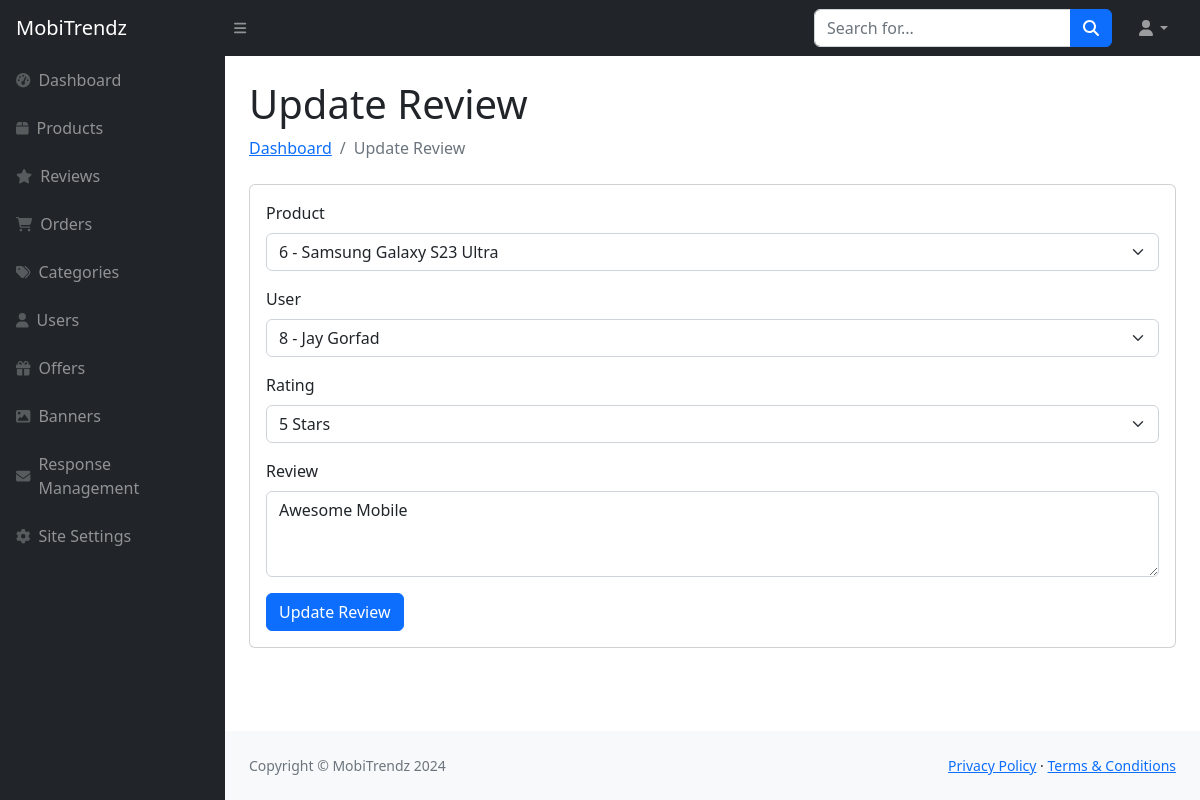
Screenshot of /Admin/update-review.php?review_id=16 with the database file from the repository.
### tables this page shows
CREATE TABLE `review_details_tbl` (
  `Review_Id` int(11) NOT NULL,
  `Reply_To` int(11) DEFAULT NULL,
  `Product_Id` int(11) DEFAULT NULL,
  `User_Id` int(11) NOT NULL,
  `Rating` int(11) DEFAULT NULL,
  `Review` text NOT NULL,
  `Review_Date` datetime NOT NULL
);

CREATE TABLE `product_details_tbl` (
  `Product_Id` int(11) NOT NULL,
  `Category_Id` int(11) NOT NULL,
  `Product_Name` varchar(100) NOT NULL,
  `Description` text NOT NULL,
  `Product_Image` varchar(255) NOT NULL,
  `Sale_Price` decimal(10,2) NOT NULL,
  `Cost_Price` decimal(10,2) NOT NULL,
  `Discount` tinyint(4) NOT NULL,
  `stock` int(11) NOT NULL DEFAULT 0,
  `Display` varchar(200) NOT NULL,
  `Processor` varchar(200) NOT NULL,
  `RAM` varchar(100) NOT NULL,
  `Storage` varchar(100) NOT NULL,
  `Rear_Camera` varchar(100) NOT NULL,
  `Front_Camera` varchar(100) NOT NULL,
  `Battery` varchar(200) NOT NULL,
  `Operating_System` varchar(200) NOT NULL,
  `Color` varchar(100) NOT NULL,
  `is_active` tinyint(4) NOT NULL DEFAULT 1
);

CREATE TABLE `user_details_tbl` (
  `User_Id` int(11) NOT NULL,
  `User_Role_Id` int(11) DEFAULT 0,
  `Name` varchar(50) NOT NULL,
  `Password` varchar(20) NOT NULL,
  `Email` varchar(320) NOT NULL,
  `Mobile_No` varchar(20) NOT NULL,
  `Active_Status` tinyint(4) NOT NULL,
  `Profile_Picture` varchar(255) DEFAULT 'default-img.png'
);

### Admin/update-review.php (the view, shortened to what this page needs)
<?php include("sidebar.php"); ?>
<div id="layoutSidenav_content">
    <div class="container-fluid px-4">
        <h1 class="mt-4">Update Review</h1>
        <ol class="breadcrumb mb-4">
            <li class="breadcrumb-item"><a href="index.php">Dashboard</a></li>
            <li class="breadcrumb-item active">Update Review</li>
        </ol>
        <div class="card">
            <div class="card-body">
                <?php
                $productId = '';
                $userId = '';
                $rating = '';
                $reviewText = '';
                if (isset($_GET['review_id'])) {
                    $reviewId = $_GET['review_id'];
                    $reviewQuery = "SELECT * FROM review_details_tbl WHERE Review_Id = '$reviewId'";
                    $reviewResult = mysqli_query($con, $reviewQuery);
                    if ($review = mysqli_fetch_assoc($reviewResult)) {
                        $productId = $review['Product_Id'];
                        $userId = $review['User_Id'];
                        $rating = $review['Rating'];
                        $reviewText = $review['Review'];
                    } else {
                        echo "<script>alert('Review not found!'); location.href='reviews.php';</script>";
                    }
                } else {
                    echo "<script>alert('No review ID provided!'); location.href='reviews.php';</script>";
                }
                $productQuery = "SELECT Product_Id, Product_Name FROM product_details_tbl WHERE is_active = 1";
                $productResult = mysqli_query($con, $productQuery);
                $userQuery = "SELECT User_Id, Name FROM user_details_tbl WHERE Active_Status = 1";
                $userResult = mysqli_query($con, $userQuery);
                ?>
                <form id="updateReviewForm" action="" method="post" onsubmit="return validateAddReviewForm();">
                    <div class="mb-3">
                        <label for="productid" class="form-label">Product</label>
                        <select id="productid" name="productid" class="form-select">
                            <?php
                            if (mysqli_num_rows($productResult) > 0) {
                                while ($product = mysqli_fetch_assoc($productResult)) {
                                    echo '<option value="' . $product['Product_Id'] . '"' . ($product['Product_Id'] == $productId ? ' selected' : '') . '>' . $product['Product_Id'] . ' - ' . $product['Product_Name'] . '</option>';
                                }
                            } else {
                                echo '<option value="">No active products available</option>';
                            }
                            ?>
                        </select>
                    </div>
                    <div class="mb-3">
                        <label for="userid" class="form-label">User</label>
                        <select id="userid" name="userid" class="form-select">
                            <?php
                            if (mysqli_num_rows($userResult) > 0) {
                                while ($user = mysqli_fetch_assoc($userResult)) {
                                    echo '<option value="' . $user['User_Id'] . '"' . ($user['User_Id'] == $userId ? ' selected' : '') . '>' . $user['User_Id'] . ' - ' . $user['Name'] . '</option>';
                                }
                            } else {
                                echo '<option value="">No active users available</option>';
                            }
                            ?>
                        </select>
                    </div>
                    <div class="mb-3">
                        <label for="rating" class="form-label">Rating</label>
                        <select id="rating" name="rating" class="form-select">
                            <option value="5" <?= ($rating == 5) ? 'selected' : '' ?>>5 Stars</option>
                        </select>
                    </div>
                    <div class="mb-3">
                        <label for="review" class="form-label">Review</label>
                        <textarea class="form-control" id="review" name="review" rows="3" placeholder="Enter review"><?= htmlspecialchars($reviewText) ?></textarea>
                    </div>
                    <input type="submit" class="btn btn-primary" value="Update Review" name="update">
                </form>
            </div>
        </div>
    </div>
<?php include("footer.php"); ?>

### rows the page displays
review_details_tbl: productid "6 - Samsung Galaxy S23 Ultra", userid "8 - Jay Gorfad", rating "5 Stars", review "Awesome Mobile"
